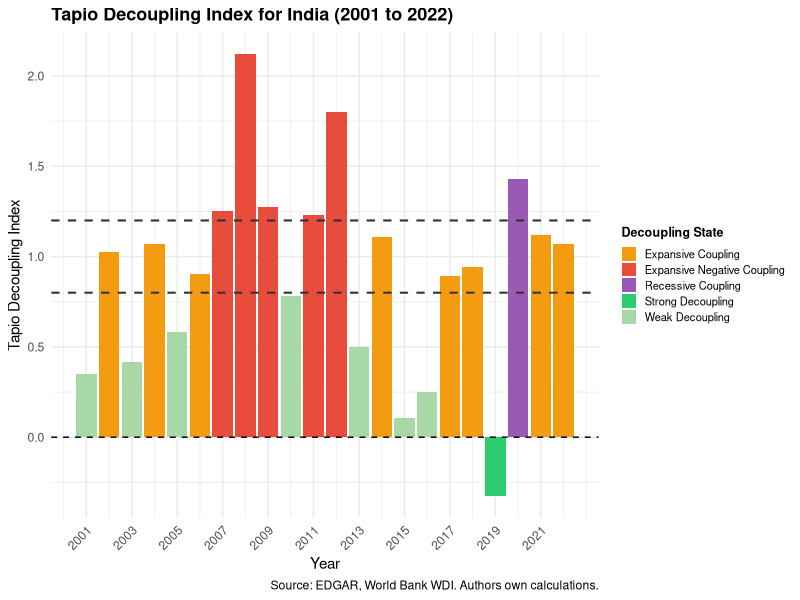
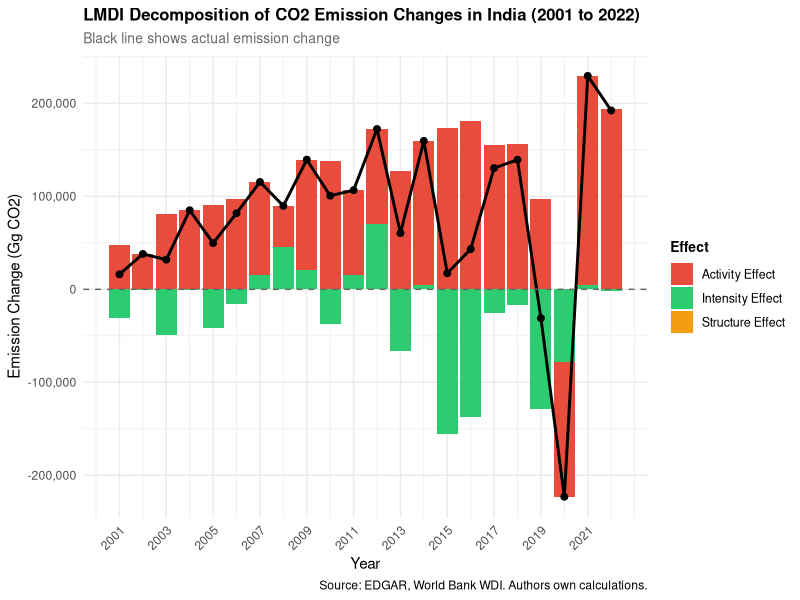
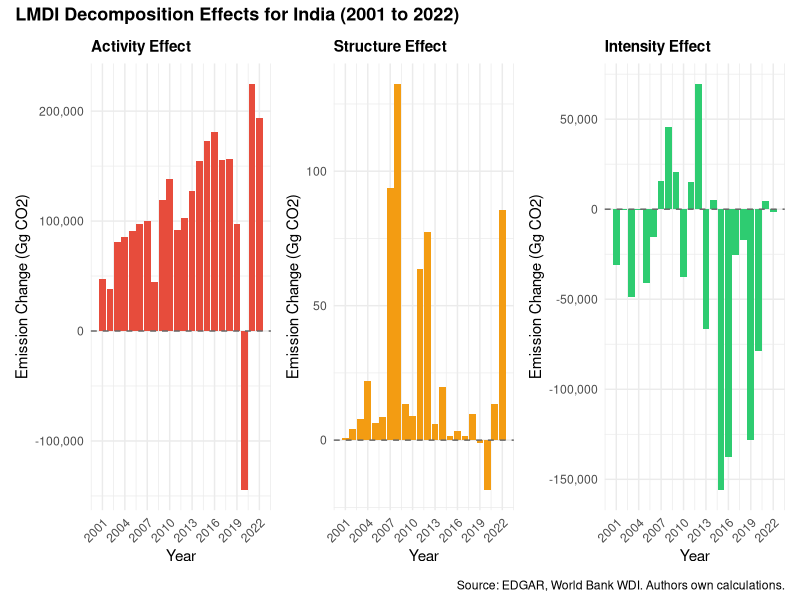
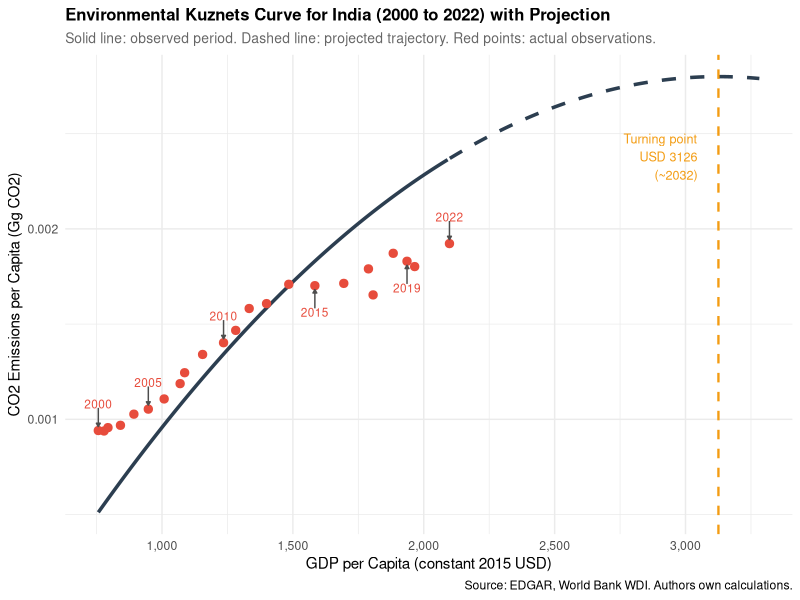
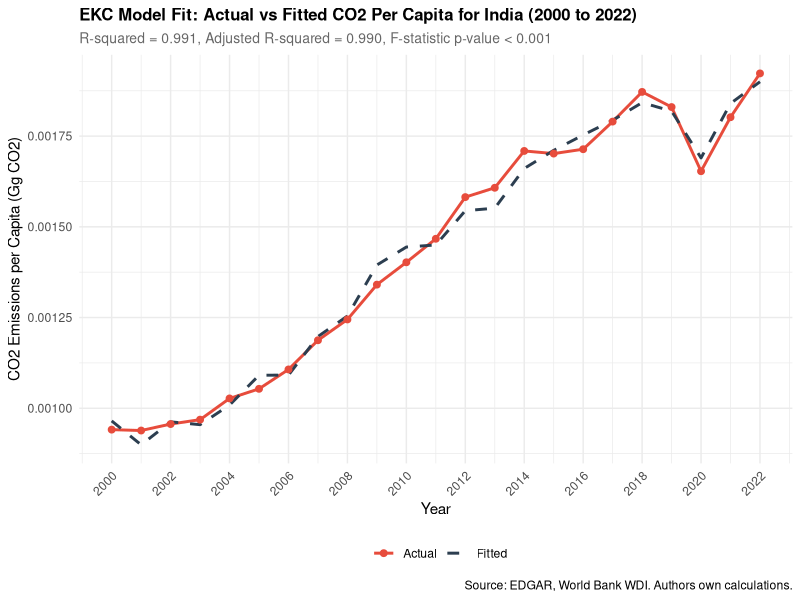

These figures' R source, in order:
## ---- chunk 1
#| label: tbl-tapio
#| tbl-cap: "Tapio Decoupling Index Results for India (2001 to 2022)"
#| echo: false
#| warning: false
#| message: false

library(tidyverse)
library(knitr)

# Load data
panel_data <- read_csv(here::here("data/processed/panel_data.csv"))

# Calculate Tapio index
tapio_data <- panel_data %>%
  arrange(year) %>%
  mutate(
    pct_change_co2 = (co2_total - lag(co2_total)) / lag(co2_total),
    pct_change_gdp = (gdp - lag(gdp)) / gdp,
    tapio_index = pct_change_co2 / pct_change_gdp
  ) %>%
  filter(!is.na(tapio_index)) %>%
  mutate(
    decoupling_state = case_when(
      pct_change_gdp > 0 & tapio_index < 0 ~ "Strong Decoupling",
      pct_change_gdp > 0 & tapio_index >= 0 & tapio_index < 0.8 ~ "Weak Decoupling",
      pct_change_gdp > 0 & tapio_index >= 0.8 & tapio_index < 1.2 ~ "Expansive Coupling",
      pct_change_gdp > 0 & tapio_index >= 1.2 ~ "Expansive Negative Coupling",
      pct_change_gdp < 0 & tapio_index > 0 ~ "Recessive Coupling",
      pct_change_gdp < 0 & tapio_index < 0 ~ "Recessive Decoupling",
      TRUE ~ "Undefined"
    )
  )

# Display table
tapio_table <- tapio_data %>%
  select(year, tapio_index, decoupling_state) %>%
  mutate(tapio_index = round(tapio_index, 3)) %>%
  rename(
    Year = year,
    `Tapio Index` = tapio_index,
    `Decoupling State` = decoupling_state
  )

kable(tapio_table, align = "c")
## ---- chunk 2
#| label: fig-tapio
#| fig-cap: "Tapio Decoupling Index for India (2001 to 2022)"
#| echo: false
#| warning: false
#| message: false

library(tidyverse)

# Load processed panel data
panel_data <- read_csv(here::here("data/processed/panel_data.csv"))

# Calculate Tapio index
tapio_data <- panel_data %>%
  arrange(year) %>%
  mutate(
    pct_change_co2 = (co2_total - lag(co2_total)) / lag(co2_total),
    pct_change_gdp = (gdp - lag(gdp)) / gdp,
    tapio_index = pct_change_co2 / pct_change_gdp
  ) %>%
  filter(!is.na(tapio_index)) %>%
  mutate(
    decoupling_state = case_when(
      pct_change_gdp > 0 & tapio_index < 0 ~ "Strong Decoupling",
      pct_change_gdp > 0 & tapio_index >= 0 & tapio_index < 0.8 ~ "Weak Decoupling",
      pct_change_gdp > 0 & tapio_index >= 0.8 & tapio_index < 1.2 ~ "Expansive Coupling",
      pct_change_gdp > 0 & tapio_index >= 1.2 ~ "Expansive Negative Coupling",
      pct_change_gdp < 0 & tapio_index > 0 ~ "Recessive Coupling",
      pct_change_gdp < 0 & tapio_index < 0 ~ "Recessive Decoupling",
      TRUE ~ "Undefined"
    )
  )

# Define colours
state_colours <- c(
  "Strong Decoupling"           = "#2ecc71",
  "Weak Decoupling"             = "#a8d8a8",
  "Expansive Coupling"          = "#f39c12",
  "Expansive Negative Coupling" = "#e74c3c",
  "Recessive Coupling"          = "#9b59b6"
)

# Plot
ggplot(tapio_data, aes(x = year, y = tapio_index, fill = decoupling_state)) +
  geom_col() +
  geom_hline(yintercept = 0, linetype = "dashed", color = "black") +
  geom_hline(yintercept = 0.8, linetype = "dashed", color = "gray20", linewidth = 0.7) +
  geom_hline(yintercept = 1.2, linetype = "dashed", color = "gray20", linewidth = 0.7) +
  scale_fill_manual(values = state_colours) +
  scale_x_continuous(breaks = seq(2001, 2022, by = 2)) +
  labs(
    title = "Tapio Decoupling Index for India (2001 to 2022)",
    x = "Year",
    y = "Tapio Decoupling Index",
    fill = "Decoupling State",
    caption = "Source: EDGAR, World Bank WDI. Authors own calculations."
  ) +
  theme_minimal() +
  theme(
    plot.title = element_text(face = "bold", size = 13),
    legend.position = "right",
    legend.text = element_text(size = 8),
    legend.key.size = unit(0.4, "cm"),
    legend.title = element_text(size = 9, face = "bold"),
    axis.text.x = element_text(angle = 45, hjust = 1)
  )
## ---- chunk 3
#| label: tbl-lmdi
#| tbl-cap: "LMDI Decomposition Results for India (2001 to 2022). All values in Gg CO2."
#| echo: false
#| warning: false
#| message: false

library(tidyverse)
library(knitr)
library(kableExtra)

lmdi_table <- read_csv(here::here("outputs/tables/lmdi_results.csv")) %>%
  mutate(
    year = as.integer(year),
    across(c(activity_effect, structure_effect,
             intensity_effect, actual_change),
           ~ format(round(., 0), big.mark = ","))
  ) %>%
  select(year, activity_effect, structure_effect,
         intensity_effect, actual_change)

kable(lmdi_table, align = "c",
      col.names = c("Year",
                    "Activity Effect (Gg CO2)",
                    "Structure Effect (Gg CO2)",
                    "Intensity Effect (Gg CO2)",
                    "Actual Change (Gg CO2)"))
## ---- chunk 4
#| label: fig-lmdi-overview
#| fig-cap: "LMDI Decomposition Overview with Actual Emission Change (2001 to 2022)"
#| echo: false
#| warning: false
#| message: false

library(tidyverse)
library(patchwork)

# Load data
panel_data <- read_csv(here::here("data/processed/panel_data.csv"))
edgar_sector_long <- read_csv(here::here("data/processed/edgar_sector_long.csv"))

# Log mean function
log_mean <- function(a, b) {
  if (is.na(a) | is.na(b)) return(NA)
  if (a == b) return(a)
  if (a <= 0 | b <= 0) return(0)
  (a - b) / (log(a) - log(b))
}
log_mean_vec <- Vectorize(log_mean)

# Prepare LMDI data
lmdi_data <- edgar_sector_long %>%
  left_join(panel_data %>% select(year, gdp, co2_total), by = "year") %>%
  group_by(year) %>%
  mutate(
    sector_share = co2 / co2_total,
    emission_intensity = co2 / gdp
  ) %>%
  ungroup() %>%
  arrange(sector_group, year)

# Calculate effects
lmdi_results <- lmdi_data %>%
  group_by(sector_group) %>%
  mutate(
    lm_weight = log_mean_vec(co2, lag(co2)),
    activity_effect = lm_weight * log(gdp / lag(gdp)),
    structure_effect = lm_weight * log(sector_share / lag(sector_share)),
    intensity_effect = lm_weight * log(emission_intensity / lag(emission_intensity))
  ) %>%
  ungroup() %>%
  filter(!is.na(activity_effect)) %>%
  group_by(year) %>%
  summarise(
    activity_effect  = sum(activity_effect, na.rm = TRUE),
    structure_effect = sum(structure_effect, na.rm = TRUE),
    intensity_effect = sum(intensity_effect, na.rm = TRUE)
  ) %>%
  left_join(
    panel_data %>%
      arrange(year) %>%
      mutate(actual_change = co2_total - lag(co2_total)) %>%
      select(year, actual_change),
    by = "year"
  )

# Reshape for overview plot
lmdi_long <- lmdi_results %>%
  select(year, activity_effect, structure_effect, intensity_effect) %>%
  pivot_longer(cols = c(activity_effect, structure_effect, intensity_effect),
               names_to = "effect",
               values_to = "value") %>%
  mutate(effect = case_when(
    effect == "activity_effect"  ~ "Activity Effect",
    effect == "structure_effect" ~ "Structure Effect",
    effect == "intensity_effect" ~ "Intensity Effect"
  ))

effect_colours <- c(
  "Activity Effect"  = "#e74c3c",
  "Structure Effect" = "#f39c12",
  "Intensity Effect" = "#2ecc71"
)

# Overview plot
ggplot() +
  geom_col(data = lmdi_long,
           aes(x = year, y = value, fill = effect),
           position = "stack") +
  geom_line(data = lmdi_results,
            aes(x = year, y = actual_change),
            color = "black", linewidth = 1) +
  geom_point(data = lmdi_results,
             aes(x = year, y = actual_change),
             color = "black", size = 2) +
  geom_hline(yintercept = 0, linetype = "dashed", color = "gray40") +
  scale_fill_manual(values = effect_colours) +
  scale_x_continuous(breaks = seq(2001, 2022, by = 2)) +
  scale_y_continuous(labels = scales::comma) +
  labs(
    title = "LMDI Decomposition of CO2 Emission Changes in India (2001 to 2022)",
    subtitle = "Black line shows actual emission change",
    x = "Year",
    y = "Emission Change (Gg CO2)",
    fill = "Effect",
    caption = "Source: EDGAR, World Bank WDI. Authors own calculations."
  ) +
  theme_minimal() +
  theme(
    plot.title = element_text(face = "bold", size = 12),
    plot.subtitle = element_text(size = 10, color = "gray40"),
    legend.position = "right",
    legend.text = element_text(size = 9),
    legend.title = element_text(size = 10, face = "bold"),
    axis.text.x = element_text(angle = 45, hjust = 1)
  )
## ---- chunk 5
#| label: fig-lmdi-panels
#| fig-cap: "LMDI Decomposition Effects for India by Component (2001 to 2022)"
#| echo: false
#| warning: false
#| message: false
#| fig-width: 14
#| fig-height: 5

p_activity <- ggplot(lmdi_results, aes(x = year, y = activity_effect)) +
  geom_col(fill = "#e74c3c") +
  geom_hline(yintercept = 0, linetype = "dashed", color = "gray40") +
  scale_x_continuous(breaks = seq(2001, 2022, by = 3)) +
  scale_y_continuous(labels = scales::comma) +
  labs(title = "Activity Effect", x = "Year", y = "Emission Change (Gg CO2)") +
  theme_minimal() +
  theme(plot.title = element_text(face = "bold", size = 11),
        axis.text.x = element_text(angle = 45, hjust = 1))

p_structure <- ggplot(lmdi_results, aes(x = year, y = structure_effect)) +
  geom_col(fill = "#f39c12") +
  geom_hline(yintercept = 0, linetype = "dashed", color = "gray40") +
  scale_x_continuous(breaks = seq(2001, 2022, by = 3)) +
  scale_y_continuous(labels = scales::comma) +
  labs(title = "Structure Effect", x = "Year", y = "Emission Change (Gg CO2)") +
  theme_minimal() +
  theme(plot.title = element_text(face = "bold", size = 11),
        axis.text.x = element_text(angle = 45, hjust = 1))

p_intensity <- ggplot(lmdi_results, aes(x = year, y = intensity_effect)) +
  geom_col(fill = "#2ecc71") +
  geom_hline(yintercept = 0, linetype = "dashed", color = "gray40") +
  scale_x_continuous(breaks = seq(2001, 2022, by = 3)) +
  scale_y_continuous(labels = scales::comma) +
  labs(title = "Intensity Effect", x = "Year", y = "Emission Change (Gg CO2)") +
  theme_minimal() +
  theme(plot.title = element_text(face = "bold", size = 11),
        axis.text.x = element_text(angle = 45, hjust = 1))

p_activity + p_structure + p_intensity +
  plot_annotation(
    title = "LMDI Decomposition Effects for India (2001 to 2022)",
    caption = "Source: EDGAR, World Bank WDI. Authors own calculations.",
    theme = theme(plot.title = element_text(face = "bold", size = 13))
  )
## ---- chunk 6
#| label: tbl-ekc
#| tbl-cap: "EKC Regression Results for India (2000 to 2022). Note: *** p < 0.001, ** p < 0.01, * p < 0.05. Coefficients and standard errors are reported in their original scale."
#| echo: false
#| warning: false
#| message: false

library(knitr)
library(kableExtra)

ekc_reg_table <- data.frame(
  Variable = c("Intercept", 
               "GDP per Capita (USD)", 
               "GDP per Capita Squared (USD²)",
               "Renewables Share (% of total energy)", 
               "Energy Intensity (energy per GDP)"),
  Coefficient = c("-3.358 \u00d7 10\u207b\u00b3", 
                  "2.548 \u00d7 10\u207b\u2076", 
                  "-4.077 \u00d7 10\u207b\u00b9\u2070",
                  "-3.847 \u00d7 10\u207b\u2075", 
                  "2.154 \u00d7 10\u207b\u00b3"),
  Std_Error = c("6.837 \u00d7 10\u207b\u2074", 
                "1.986 \u00d7 10\u207b\u2077",
                "5.419 \u00d7 10\u207b\u00b9\u00b9",
                "1.111 \u00d7 10\u207b\u2075", 
                "4.438 \u00d7 10\u207b\u2074"),
  t_value = c("-4.912", "12.835", "-7.522", "-3.462", "4.853"),
  p_value = c("< 0.001 ***", "< 0.001 ***", "< 0.001 ***",
              "0.003 **", "< 0.001 ***")
)

kable(ekc_reg_table, align = "c",
      col.names = c("Variable", "Coefficient",
                    "Std. Error", "t-value", "p-value"))
## ---- chunk 7
#| label: fig-ekc
#| fig-cap: "Environmental Kuznets Curve for India (2000 to 2022) with Projected Turning Point"
#| echo: false
#| warning: false
#| message: false

library(tidyverse)
library(here)

panel_data <- read_csv(here::here("data/processed/panel_data.csv"))

ekc_data <- panel_data %>%
  mutate(
    co2_pc = co2_total / population,
    gdp_pc = gdp / population,
    gdp_pc_sq = gdp_pc^2
  ) %>%
  select(year, co2_pc, gdp_pc, gdp_pc_sq,
         renewables_share_energy, energy_per_gdp)

ekc_model <- lm(co2_pc ~ gdp_pc + gdp_pc_sq +
                  renewables_share_energy + energy_per_gdp,
                data = ekc_data)

beta1 <- coef(ekc_model)["gdp_pc"]
beta2 <- coef(ekc_model)["gdp_pc_sq"]
turning_point <- -beta1 / (2 * beta2)

recent_growth <- ekc_data %>%
  filter(year >= 2015) %>%
  summarise(avg_growth = mean((gdp_pc - lag(gdp_pc)) / lag(gdp_pc), 
                               na.rm = TRUE)) %>%
  pull(avg_growth)

last_gdp_pc <- ekc_data %>% filter(year == 2022) %>% pull(gdp_pc)

projected <- data.frame(year = 2023:2045) %>%
  mutate(gdp_pc = last_gdp_pc * (1 + recent_growth)^(year - 2022)) %>%
  filter(gdp_pc <= turning_point * 1.1)

turning_year <- projected %>%
  filter(gdp_pc >= turning_point) %>%
  slice(1) %>%
  pull(year)

gdp_range <- data.frame(
  gdp_pc = seq(min(ekc_data$gdp_pc), turning_point * 1.05, length.out = 300),
  renewables_share_energy = mean(ekc_data$renewables_share_energy, na.rm = TRUE),
  energy_per_gdp = mean(ekc_data$energy_per_gdp, na.rm = TRUE)
) %>%
  mutate(gdp_pc_sq = gdp_pc^2)

gdp_range$co2_pc_fitted <- predict(ekc_model, newdata = gdp_range)

ggplot() +
  geom_line(data = gdp_range %>% filter(gdp_pc <= last_gdp_pc),
            aes(x = gdp_pc, y = co2_pc_fitted),
            color = "#2c3e50", linewidth = 1.2) +
  geom_line(data = gdp_range %>% filter(gdp_pc >= last_gdp_pc),
            aes(x = gdp_pc, y = co2_pc_fitted),
            color = "#2c3e50", linewidth = 1.2, linetype = "dashed") +
  geom_point(data = ekc_data,
             aes(x = gdp_pc, y = co2_pc),
             color = "#e74c3c", size = 2.5) +
  geom_segment(data = ekc_data %>%
               filter(year %in% c(2000, 2005, 2010, 2015, 2019, 2022)) %>%
               mutate(
                 nudge_y = case_when(
                   year %in% c(2000, 2005, 2010, 2022) ~ 0.00014,
                   year %in% c(2015, 2019) ~ -0.00014
                 )
               ),
             aes(x = gdp_pc, y = co2_pc + nudge_y * 0.85,
                 xend = gdp_pc, yend = co2_pc + nudge_y * 0.15),
             color = "gray30", linewidth = 0.5,
             arrow = arrow(length = unit(0.008, "npc"), type = "closed")) +
geom_text(data = ekc_data %>%
            filter(year %in% c(2000, 2005, 2010, 2015, 2019, 2022)) %>%
            mutate(
              nudge_y = case_when(
                year %in% c(2000, 2005, 2010, 2022) ~ 0.00014,
                year %in% c(2015, 2019) ~ -0.00014
              )
            ),
          aes(x = gdp_pc, y = co2_pc + nudge_y, label = year),
          size = 3, color = "#e74c3c") +
  geom_vline(xintercept = turning_point,
             linetype = "dashed", color = "#f39c12", linewidth = 0.8) +
  annotate("text", x = turning_point - 80,
           y = max(gdp_range$co2_pc_fitted) * 0.85,
           label = paste0("Turning point\nUSD ", round(turning_point, 0),
                          "\n(~", turning_year, ")"),
           hjust = 1, size = 3.2, color = "#f39c12") +
  scale_y_continuous(labels = scales::comma) +
  scale_x_continuous(labels = scales::comma) +
  labs(
    title = "Environmental Kuznets Curve for India (2000 to 2022) with Projection",
    subtitle = "Solid line: observed period. Dashed line: projected trajectory. Red points: actual observations.",
    x = "GDP per Capita (constant 2015 USD)",
    y = "CO2 Emissions per Capita (Gg CO2)",
    caption = "Source: EDGAR, World Bank WDI. Authors own calculations."
  ) +
  theme_minimal() +
  theme(
    plot.title = element_text(face = "bold", size = 12),
    plot.subtitle = element_text(size = 10, color = "gray40")
  )
## ---- chunk 8
#| label: fig-ekc-fit
#| fig-cap: "EKC Model Fit: Actual vs Fitted CO2 Per Capita for India (2000 to 2022)"
#| echo: false
#| warning: false
#| message: false

ekc_data_fitted <- ekc_data %>%
  mutate(fitted = fitted(ekc_model))

ggplot(ekc_data_fitted, aes(x = year)) +
  geom_line(aes(y = co2_pc, color = "Actual"), linewidth = 1) +
  geom_line(aes(y = fitted, color = "Fitted"), linewidth = 1, linetype = "dashed") +
  geom_point(aes(y = co2_pc, color = "Actual"), size = 2) +
  scale_color_manual(values = c("Actual" = "#e74c3c", "Fitted" = "#2c3e50")) +
  scale_y_continuous(labels = scales::comma) +
  scale_x_continuous(breaks = seq(2000, 2022, by = 2)) +
  labs(
    title = "EKC Model Fit: Actual vs Fitted CO2 Per Capita for India (2000 to 2022)",
    subtitle = "R-squared = 0.991, Adjusted R-squared = 0.990, F-statistic p-value < 0.001",
    x = "Year",
    y = "CO2 Emissions per Capita (Gg CO2)",
    color = "",
    caption = "Source: EDGAR, World Bank WDI. Authors own calculations."
  ) +
  theme_minimal() +
  theme(
    plot.title = element_text(face = "bold", size = 12),
    plot.subtitle = element_text(size = 10, color = "gray40"),
    legend.position = "bottom",
    axis.text.x = element_text(angle = 45, hjust = 1)
  )
